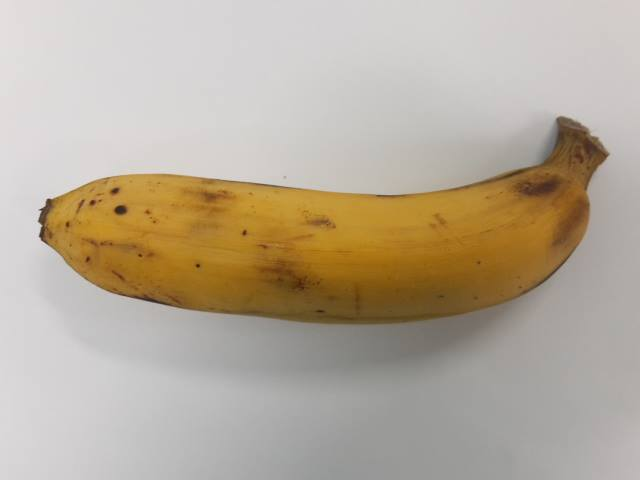
#> input picture Procesamiento avanzado de senales/Practicas_Jupyter/Modulo2/guineo.jpg, 640 x 480 px
$ python threshold.py   (older library calls are emulated)
#> lines starting #> are read from the running program, lines starting #| are printed output that depends on the picture; after the words box and inside, x2 and y2 are one past the last pixel; in counts of white or black regions, pixels touching at a corner belong together
#!/usr/bin/env python3
# -*- coding: utf-8 -*-
"""
Created on Sat Jul 27 11:31:21 2019

@author: Gustavo
"""

# import opencv
import cv2
import matplotlib.pyplot as plt


src = cv2.imread("lena.png",1);
# Read image
src = cv2.imread("lena.png", cv2.IMREAD_GRAYSCALE);
cv2.imshow("original",src)
cv2.waitKey(0)
cv2.destroyAllWindows()


# Basic threhold example
th, dst = cv2.threshold(src, 127, 255, cv2.THRESH_BINARY);
cv2.imshow("images1",dst)
cv2.waitKey(0)
cv2.destroyAllWindows()
#cv2.imwrite("opencv-threshold-example.jpg", dst);


# Thresholding with maxValue set to 128
th, dst = cv2.threshold(src, 127, 128, cv2.THRESH_BINARY);
cv2.imshow("images",dst)
cv2.waitKey(0)
cv2.destroyAllWindows()
#cv2.imwrite("opencv-thresh-binary-maxval.jpg", dst);


# Thresholding using THRESH_BINARY_INV
th, dst = cv2.threshold(src,127,255, cv2.THRESH_BINARY_INV);
cv2.imshow("images",dst)
cv2.waitKey(0)
cv2.destroyAllWindows()
#cv2.imwrite("opencv-thresh-binary-inv.jpg", dst);

# Thresholding using THRESH_TRUNC
th, dst = cv2.threshold(src,127,255, cv2.THRESH_TRUNC);
cv2.imshow("images1",dst)
cv2.waitKey(0)
cv2.destroyAllWindows()
#cv2.imwrite("opencv-thresh-trunc.jpg", dst);

# Thresholding using THRESH_TOZERO
th, dst = cv2.threshold(src,127,255, cv2.THRESH_TOZERO);
cv2.imshow("images",dst)
cv2.waitKey(0)
cv2.destroyAllWindows()
#cv2.imwrite("opencv-thresh-tozero.jpg", dst);

# Thresholding using THRESH_TOZERO_INV
th, dst = cv2.threshold(src,127,255, cv2.THRESH_TOZERO_INV);
cv2.imshow("images",dst)
cv2.waitKey(0)
cv2.destroyAllWindows()
#cv2.imwrite("opencv-thresh-to-zero-inv.jpg", dst);

#cv2.calcHist(images, channels, mask, histSize, ranges[, hist[, accumulate]])
ret,thr = cv2.threshold(src, 0, 255,cv2.THRESH_OTSU)
#> ret = 0
cv2.imshow("images",thr)
cv2.waitKey(0)
cv2.destroyAllWindows()


####GUINEO###
imgray = cv2.imread("guineo.jpg");
#> imgray is the input picture: shape (480, 640, 3); mean B, G, R 154.5, 171.5, 182.9
b,g,r=cv2.split(imgray)
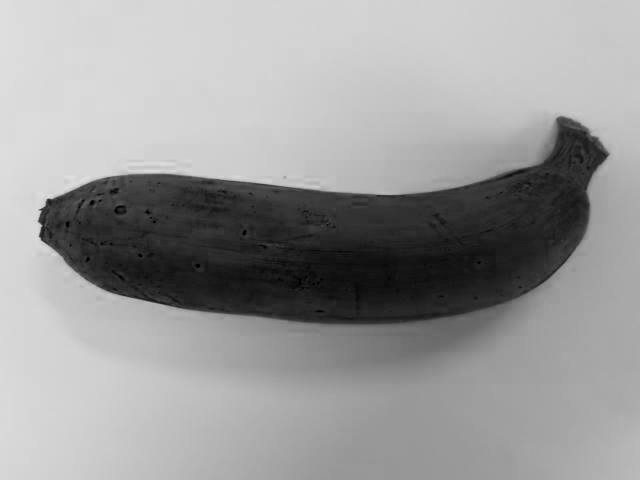
#> b: shape (480, 640); min 0, max 225, mean 154.5
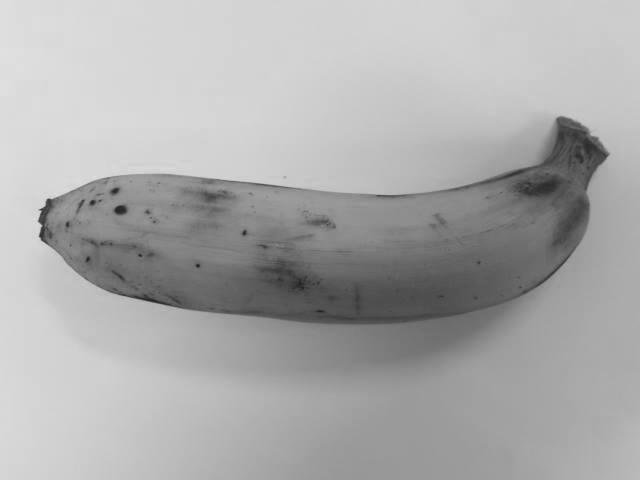
#> g: shape (480, 640); min 29, max 226, mean 171.5
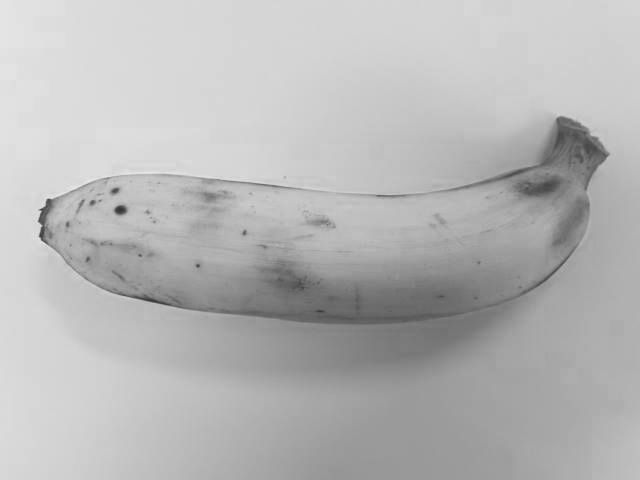
#> r: shape (480, 640); min 50, max 238, mean 182.9
plt.hist(b.ravel(),256,[0,256]); plt.show()
#> after `plt.hist(b.ravel(), 256, [0, 256])`:
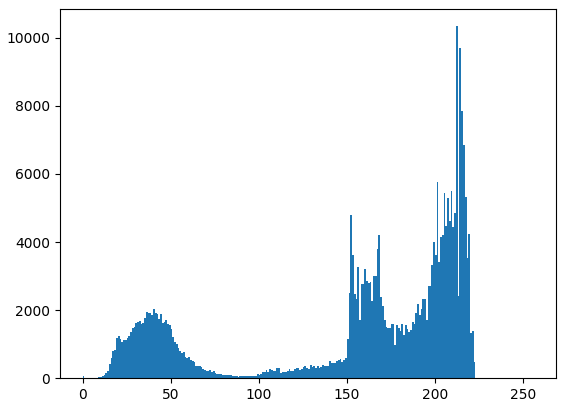
#> figure drawn by matplotlib, 1 panel; tallest bar 10342 high, from x = 212 to 213
cv2.imshow("Imagen",b)
cv2.waitKey(0)
cv2.destroyAllWindows()


####threslhold
ret, thresh2 = cv2.threshold(b, 0, 255, cv2.THRESH_OTSU)
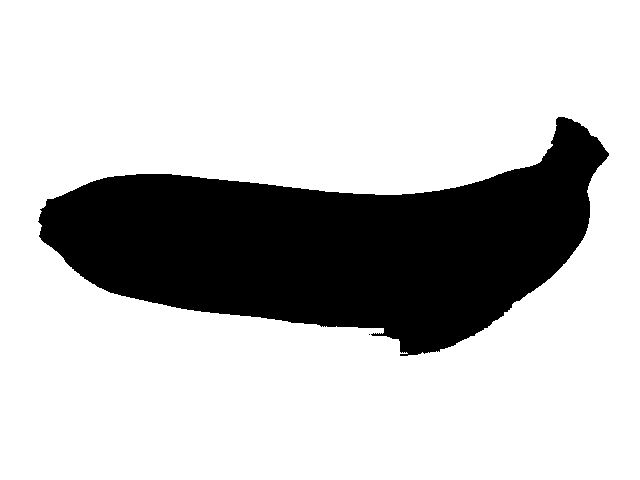
#> thresh2: shape (480, 640); 76.6% white; 2 black regions (1 under 20 px)
#> ret = 115
cv2.imshow("threshold",thresh2)
cv2.waitKey(0)
cv2.destroyAllWindows()


#To draw all the contours in an image:
im2, contours, hierarchy = cv2.findContours(thresh2, cv2.RETR_TREE, cv2.CHAIN_APPROX_SIMPLE)
#> contours = 3 contours, 1 with area under 20; largest, box (x1, y1, x2, y2) and area: (0, 0, 640, 480) 306081, (37, 116, 610, 357) 72440
cv2.drawContours(imgray, contours, -1, (255,0,0), 3)
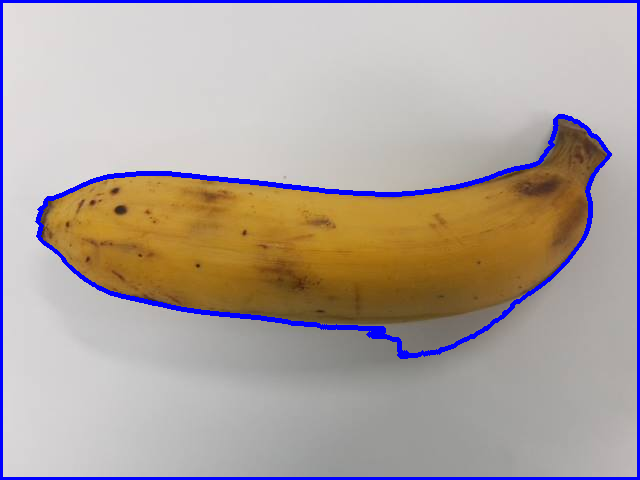
#> imgray: shape (480, 640, 3); 4.35% of pixels changed, all inside (x1, y1, x2, y2) = (0, 0, 640, 480)
cv2.imshow("images",imgray)
# [17 lines of commented-out code are left out]
import cv2

equ = cv2.equalizeHist(src)
clahe = cv2.createCLAHE(clipLimit=2.0, tileGridSize=(8,8))
cl1 = clahe.apply(src)


hist = cv2.calcHist([src],[0],None,[256],[0,256])
#> hist = 256 values from 0 to 0

img = cv2.imread('home.jpg')
color = ('b','g','r')
for i,col in enumerate(color):
#> (the run stopped early here; a loop or call above may not have finished)
